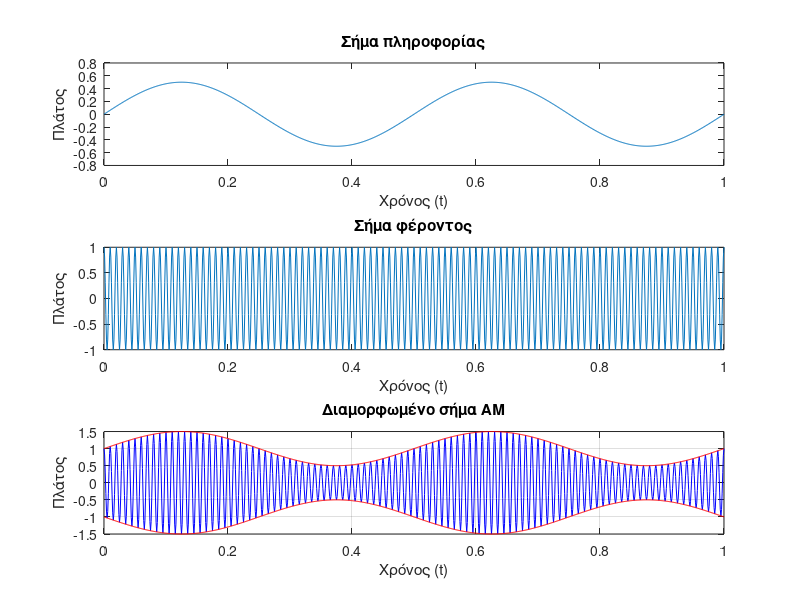

Reproduce this figure in MATLAB.
% Σήμα πληροφορίας
Am=0.5;                 % πλάτος σήματος
fm=2;                   % Συχνότητα σήματος
t=0:0.001:1;            % Xρονική περιοδος σήματος
sm=Am*sin(2*pi*fm*t);   % Σχέση σήματος

% Γραφική παράσταση σήματος πληροφορίας
subplot(3,1,1); 
plot(t,sm);             
title('Σήμα πληροφορίας');
xlabel('Χρόνος (t)');
ylabel('Πλάτος');

% Σήμα φέροντος
Ac = 1;                 % Πλάτος φέροντος
fc = 100;               % Συχνότητα φέροντος

sc = Ac*cos(2*pi*fc*t); % Σήμα φέροντος

% Γραφική παράσταση σήματος φέροντος
subplot(3,1,2);
plot(t,sc);
title('Σήμα φέροντος');
xlabel('Χρόνος (t)');
ylabel('Πλάτος');

% Αναλογική διαμόρφωση ΑΜ
s=(1+sm).*sc;
subplot(3,1,3);
plot(t,s,'b');              
title ('Διαμορφωμένο σήμα ΑΜ');
xlabel ('Χρόνος (t)');
ylabel('Πλάτος');

% Υπολογισμός περιβάλλουσας του διαμορφωμένου σήματος
env = abs(sm + 1); 
hold on;
plot(t,env,'r');    % η πάνω περιβάλλουσα (envelope) του διαμορφωμένου σήματος
hold on;
plot(t,-env,'r');    % η κάτω περιβάλλουσα (envelope) του διαμορφωμένου σήματος
grid on;